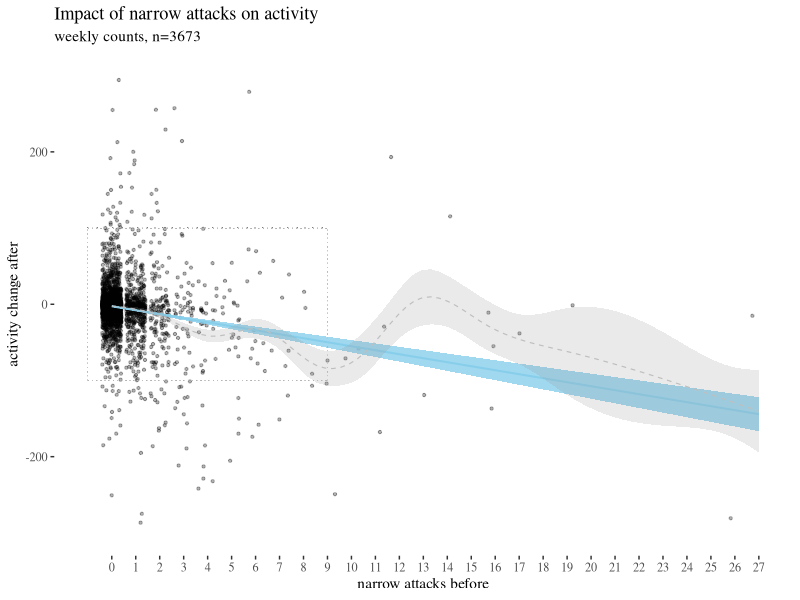

Write R code to recreate this figure.
## ---- chunk 1
knitr::opts_knit$set(base.dir = "/home/rafal/UG/UGprojects/redditAttacks",
base.url = "https://rfl-urbaniak.github.io/redditAttacks/")
knitr::opts_chunk$set(fig.path = "images/")
## ---- chunk 2
require("knitr")
#opts_knit$set(root.dir = "../")
options(knitr.kable.NA = '')

library(tidyverse)
library(knitr)
library(kableExtra)
library(formatR)
knitr::opts_chunk$set(tidy.opts = list(width.cutoff = 60), tidy = TRUE)
## ---- chunk 3
#note we load the data here
data <- read.csv("../datasets/quittingFinalAnon.csv")[,-1]
table(data$group)
## ---- chunk 4
dataDisp <- data[,c(1,77:85)]
head(dataDisp)
## ---- chunk 5
library(ggthemes)
th <- theme_tufte()
highPlot <- ggplot(data, aes(x = sumHighBefore, y = activityDiff))+geom_jitter(size=0.8, alpha = 0.3)+
  geom_smooth(method = "lm",color = "skyblue", fill= "skyblue", 
              size = 0.7, alpha = 0.8)+
  scale_x_continuous(breaks = 0:max(data$sumHighBefore),
  limits = c(-1,max(data$sumHighBefore)))+ylim(c(-300,300))+
  geom_smooth(color = "grey", size = 0.4, lty = 2, alpha = 0.2)+   xlab("narrow attacks before")+ ylab("activity change after")+
labs(title = "Impact of narrow attacks on activity", subtitle = "weekly counts, n=3673")+
  geom_segment(aes(x = -1, y = -100, xend = 9, yend = -100), lty = 3, size = 0.1, color = "gray71", alpha = 0.2)+ 
  geom_segment(aes(x = -1, y = 100, xend = 9, yend = 100), lty = 3, size = 0.1, color = "gray71", alpha = 0.2)+
  geom_segment(aes(x = -1, y = -100, xend = -1, yend = 100), lty = 3, size = 0.1, color = "gray71", alpha = 0.2)+ 
  geom_segment(aes(x = 9, y = -100, xend = 9, yend = 100), lty = 3, size = 0.1, color = "gray71", alpha = 0.2)+th


highPlotZoomed <- 
ggplot(data, aes(x = sumHighBefore, y = activityDiff))+geom_jitter(size=1, alpha = 0.2)+geom_smooth(method = "lm",color = "skyblue", fill= "skyblue", size = 0.7, alpha = 0.8)+th+scale_x_continuous(breaks = 0:max(data$sumHighBefore),limits = c(-1,9))+ylim(c(-100,100))+geom_smooth(color = "grey", size = 0.4, lty = 2, alpha = 0.2)+ xlab("narrow attacks before")+ ylab("activity change after")+labs(title = "Impact of narrow attacks on activity", subtitle = "weekly counts, zoomed in")+geom_hline(yintercept = 0, col = "red", size = 0.2, lty = 3)
## ---- chunk 6
highPlot
